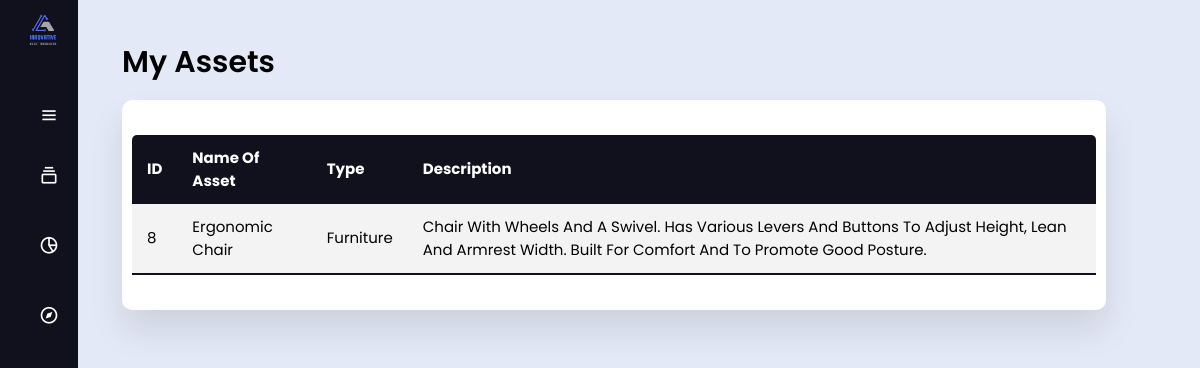
The app's page /pages/asset.php (signed in) with its own data.
### tables this page shows
CREATE TABLE `asset` (
  `asset_id` int(11) NOT NULL,
  `asset_name` varchar(64) NOT NULL,
  `type` enum('stationery','appliance','computers&accessories','furniture') NOT NULL,
  `asset_description` text NOT NULL,
  `available` tinyint(1) NOT NULL
);

### php/employee.php (called while the page is built, shortened)
<?php
function view_assigned_assets($employee_id, $conn){
    $query = "SELECT asset.* FROM employee INNER JOIN employee_asset ON employee.employee_id = employee_asset.employee_id INNER JOIN asset ON employee_asset.asset_id = asset.asset_id
    WHERE employee.employee_id = ?;";
    $stmt = $conn->prepare($query);
    $stmt->bind_param("i", $employee_id);
    $stmt->execute();
    return $stmt->get_result();
}
?>

### pages/asset.php (the view, shortened to what this page needs)
<!DOCTYPE html>
<?php
  require "../php/employee.php";
  $result = view_assigned_assets($_SESSION['data']['employee_id'],$conn);
?>
<html lang="en" dir="ltr">
  <head>
    <link rel="stylesheet" href="../styles/style.css" />
    <link rel="stylesheet" href="../styles//style2.css" />
    <link
      href="https://unpkg.com/boxicons@2.0.7/css/boxicons.min.css"
      rel="stylesheet"
    />
    <script src="https://cdn.tailwindcss.com"></script>
  </head>
  <body>
    <div class="sidebar close">
      <div class="logo-details">
        <img src="../assets/logo.png" alt="" class="pl-2" />
      </div>
      <ul class="nav-links">
        <li>
          <div class="icon-link">
            <i class="bx bx-menu pl-5"></i>
          </div>
        </li>
        <li>
          <div class="iocn-link">
            <a href="#">
              <i class="bx bx-collection"></i>
            </a>
          </div>
        </li>
        <li>
          <a href="./asset.php">
            <i class="bx bx-pie-chart-alt-2"></i>
          </a>
        </li>
        <li>
          <a href="./request.php">
            <i class="bx bx-compass"></i>
          </a>
        </li>
      </ul>
    </div>
    <section class="home-section p-6">
      <div class="container">
        <section class="main">
          <div class="main-top">
            <h1 class="font-semibold text-3xl">My Assets</h1>
          </div>
          <section class="attendance">
            <div class="attendance-list">
              <table class="table">
                <thead>
                  <tr>
                    <th>ID</th>
                    <th>Name of Asset</th>
                    <th>Type</th>
                    <th>Description</th>
                  </tr>
                </thead>
                <tbody>
                <?php
                  while($assets = mysqli_fetch_assoc($result)){
                    echo "<tr>";
                    echo "<td>" . $assets["asset_id"]. "</td>";
                    echo "<td>" . $assets["asset_name"]. "</td>";
                    echo "<td>" . $assets["type"]. "</td>";
                    echo "<td>" . $assets["asset_description"]. "</td>";
                    echo "</tr>";
                  }
                  ?>
                </tbody>
              </table>
            </div>
          </section>
        </section>
      </div>
    </section>
  </body>
</html>

### styles/style.css (style rules this page uses)
* { margin: 0; padding: 0; box-sizing: border-box; font-family: 'Poppins', sans-serif; }
.sidebar { position: fixed; top: 0; left: 0; height: 100%; width: 260px; background: #11101d; z-index: 100; transition: all 0.5s ease; }
.sidebar.close { width: 78px; }
.sidebar .logo-details { height: 60px; width: 100%; display: flex; align-items: center; }
.sidebar .nav-links { height: 100%; padding: 30px 0 150px 0; overflow: auto; }
.sidebar.close .nav-links { overflow: visible; }
.sidebar .nav-links li { position: relative; list-style: none; transition: all 0.4s ease; }
.sidebar .nav-links li .iocn-link { display: flex; align-items: center; justify-content: space-between; }
.sidebar.close .nav-links li .iocn-link { display: block }
.sidebar .nav-links li i { height: 50px; min-width: 78px; text-align: center; line-height: 50px; color: #fff; font-size: 20px; cursor: pointer; transition: all 0.3s ease; }
.sidebar .nav-links li a { display: flex; align-items: center; text-decoration: none; }
.home-section { position: relative; background: #E4E9F7; height: 100vh; left: 260px; width: calc(100% - 260px); transition: all 0.5s ease; }
.sidebar.close ~ .home-section { left: 78px; width: calc(100% - 78px); }

### styles/style2.css (style rules this page uses)
* { margin: 0; padding: 0; outline: none; border: none; text-decoration: none; box-sizing: border-box; font-family: "Poppins", sans-serif; }
body { background: rgb(226, 226, 226); }
a { position: relative; width: 280px; font-size: 14px; color: rgb(85, 83, 83); display: table; padding: 10px; }
.container { display: flex; }
.main { position: relative; padding: 20px; width: 100%; }
.main-top { display: flex; width: 100%; }
.attendance { margin-top: 20px; text-transform: capitalize; }
.attendance-list { width: 100%; padding: 10px; margin-top: 10px; background: #fff; border-radius: 10px; box-shadow: 0 20px 35px rgba(0, 0, 0, 0.1); }
.table { border-collapse: collapse; margin: 25px 0; font-size: 15px; min-width: 100%; overflow: hidden; border-radius: 5px 5px 0 0; }
table thead tr { color: #fff; background: #11101d; text-align: left; font-weight: bold; }
.table th, .table td { padding: 12px 15px; }
.table tbody tr { border-bottom: 1px solid #ddd; }
.table tbody tr:nth-of-type(odd) { background: #f3f3f3; }
.table tbody tr:last-of-type { border-bottom: 2px solid #11101d; }

### records on screen
asset: asset_id "8", asset_name "Ergonomic Chair", type "Furniture", asset_description "Chair With Wheels And A Swivel. Has Various Levers And Buttons To Adjust Height, Lean And Armrest Width. Built For Comfort And To Promote Good Posture."
